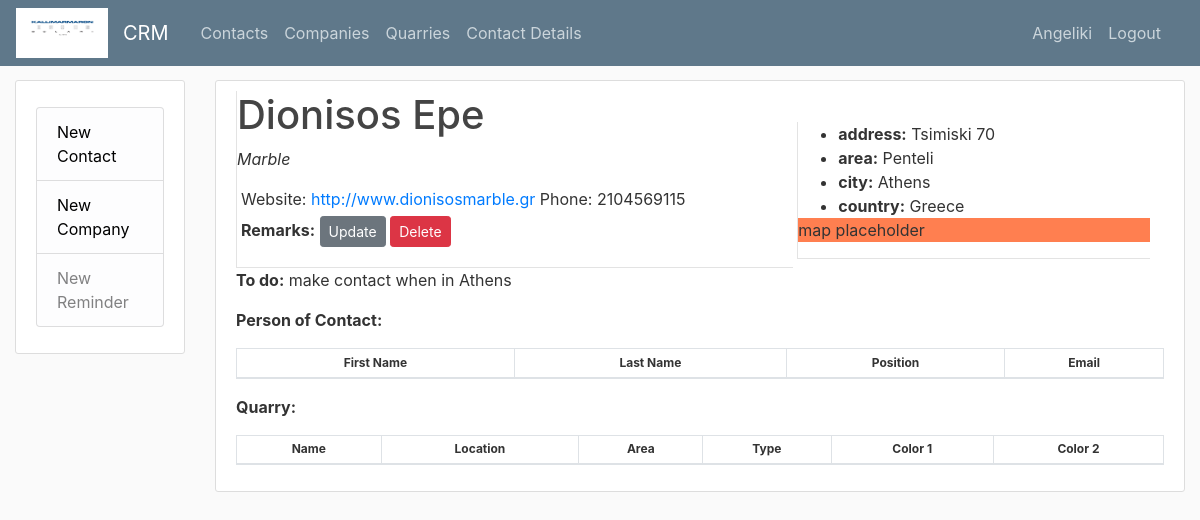
Screenshot of /company/3/ (signed in) with the database file from the repository.
### crm/models.py (models this page shows, shortened)
class Company(models.Model):
     ARCHITECT = 'AR'
     COMMERCE = 'CM'
     CONSTRUCTOR = 'CN'
     DESIGNER = 'DE'
     LANDSCAPE = 'LS'
     MARBLE = 'MA'
     FIELD = [
        (ARCHITECT, 'Architect'),
        (COMMERCE, 'Commerce'),
        (CONSTRUCTOR, 'Constructor'),
        (DESIGNER, 'Designer'),
        (LANDSCAPE, 'Landscape'),
        (MARBLE, 'Marble'),
     ]
     company = models.CharField(max_length=50)
     field = models.CharField(max_length=2, choices=FIELD, default=MARBLE,)
     remarks = models.TextField(blank=True)
     address = models.CharField(max_length=50, blank=True)
     area =  models.CharField(max_length=50, blank=True)
     city =  models.CharField(max_length=20, blank=True)
     country = models.CharField(max_length=20)
     website = models.URLField(blank=True)
     phone = models.IntegerField(blank=True)
     pending = models.CharField(max_length=100, blank=True)

### crm/views.py (the view)
# urls.py: path('company/<int:pk>/', CompanyDetailView.as_view(), name='company-detail'),
class CompanyDetailView(LoginRequiredMixin, DetailView):
    model = Company

### crm/templates/crm/company_detail.html (shortened to what this page needs)
{% extends "crm/base.html" %}
{% block content %}
    <article class="content-section">
        <div class="left-side">
            <h1>{{object.company}}</h1>
            <p><em>{{object.get_field_display}}</em></p>
            <div class="meta">
                Website: <a target="_blank" href="{{object.website}}">{{object.website}}</a>
                Phone: {{object.phone}}
                <p>
                    <b>Remarks:</b> {{object.remarks}}
                    <a class="btn btn-secondary btn-sm mt-1 mb-1" href="{% url 'company-update' object.id%}">Update</a>
                    <a class="btn btn-danger btn-sm mt-1 mb-1" href="{% url 'company-delete' object.id%}">Delete</a>
                </p>
            </div>
        </div>
        <div class="right-side">
            <ul>
                <li><b>address:</b> {{object.address}}</li>
                <li><b>area:</b> {{object.area}}</li>
                <li><b>city:</b> {{object.city}}</li>
                <li><b>country:</b> {{object.country}}</li>
            </ul>
                <p class="map">map placeholder</p>
        </div>
        <p><b>To do:</b> {{object.pending}}</p>
        <p>
            <b>Person of Contact:</b>
            <table class ="table table-sm table-striped table-hover table-bordered" >
                <thead>
                <tr>
                    <th scope="col">First Name</th>
                    <th scope="col">Last Name</th>
                    <th scope="col">Position</th>
                    <th scope="col">Email</th>
                </tr>
                </thead>
            </table>
        </p>
        <p>
            <b>Quarry:</b>
            <table class ="table table-sm table-striped table-hover table-bordered" >
                <thead>
                    <tr>
                        <th scope="col">Name</th>
                        <th scope="col">Location</th>
                        <th scope="col">Area</th>
                        <th scope="col">Type</th>
                        <th scope="col">Color 1</th>
                        <th scope="col">Color 2</th>
                    </tr>
                </thead>
            </table>
        </p>
    </article>
{% endblock content %}

### crm/templates/crm/base.html (shortened to what this page needs)
{% load static %}
<!DOCTYPE html>
<html lang="en">
<head>
    <link href="https://maxcdn.bootstrapcdn.com/bootstrap/4.0.0/css/bootstrap.min.css" rel="stylesheet">
    <link href="{% static 'crm/main.css' %}" rel="stylesheet" type="text/css">
</head>
<body>
    <header class="site-header">
        <nav class="navbar navbar-expand-md navbar-dark bg-steel fixed-top">
          <img alt="kallimarmaro_Logo" height="50" src="{% static 'crm/logo.jpg' %}" width="100">
            <div class="container">
                <a class="navbar-brand mr-4" href="{% url 'crm-contact' %}">CRM</a>
                <div class="collapse navbar-collapse" id="navbarToggle">
                    <div class="navbar-nav mr-auto">
                        <a class="nav-item nav-link" href="{% url 'crm-contact' %}">Contacts</a>
                        <a class="nav-item nav-link" href="{% url 'crm-company' %}">Companies</a>
                        <a class="nav-item nav-link" href="{% url 'crm-quarry' %}">Quarries</a>
                        <a class="nav-item nav-link" href="{% url 'crm-person' %}">Contact Details</a>
                    </div>
                    <div class="navbar-nav">
                        {% if user.is_authenticated %}
                        <div class="nav-item nav-link"> {{ user.username.capitalize }}  </div>
                         <a class="nav-item nav-link" href="{% url 'logout' %}">Logout</a>
                        {% else %}
                        <a class="nav-item nav-link" href="{% url 'login' %}">Login</a>
                        {% endif %}
                    </div>
                </div>
            </div>
        </nav>
    </header>
    <main class="container" id="content" role="main">
        <div class="row">
            <div class="col-md-2">
                <div class="content-section">
                    <p>
                        <ul class="list-group">
                            <li class="list-group-item list-group-item-light"><a class="link-black" href="{% url 'contact-create' %}">New Contact</a></li>
                            <li class="list-group-item list-group-item-light"><a class="link-black" href="{% url 'company-create' %}">New Company</a></li>
                            <li class="list-group-item list-group-item-light">New Reminder</li>
                        </ul>
                    </p>
                </div>
            </div>
            <div class="col-md-10">
              {% block content %}{% endblock %}
            </div>
      </div>
    </main>
</body>
</html>

### crm/static/crm/main.css (style rules this page uses)
body { background: #fafafa; color: #333333; margin-top: 5rem; }
h1, h2, h3, h4, h5, h6 { color: #444444; }
ul { margin: 0; }
table { border-collapse: collapse; width: 100%; border: 1px solid #ddd; font-size: 12px; }
table th { text-align: center; }
.bg-steel { background-color: #5f788a; }
.site-header .navbar-nav .nav-link { color: #cbd5db; }
.meta { margin: 4px; line-height: 25px; }
.left-side { display: inline-block; width: 60%; border-bottom: 1px solid #e3e3e3; border-left: 1px solid #e3e3e3; }
.right-side { display: inline-block; width: 38%; border-bottom: 1px solid #e3e3e3; border-left: 1px solid #e3e3e3; }
.map { background-color: coral; height: 120%; }
.content-section { background: #ffffff; padding: 10px 20px; border: 1px solid #dddddd; border-radius: 3px; margin-bottom: 20px; }
.link-black { color: black; }
#content { max-width:100%; }

### rows the page displays
Company: company "Dionisos Epe", field "Marble", website "http://www.dionisosmarble.gr", phone "2104569115", address "Tsimiski 70", area "Penteli", city "Athens", country "Greece", pending "make contact when in Athens"

### other values shown
{{ user.username.capitalize }} "Angeliki"
